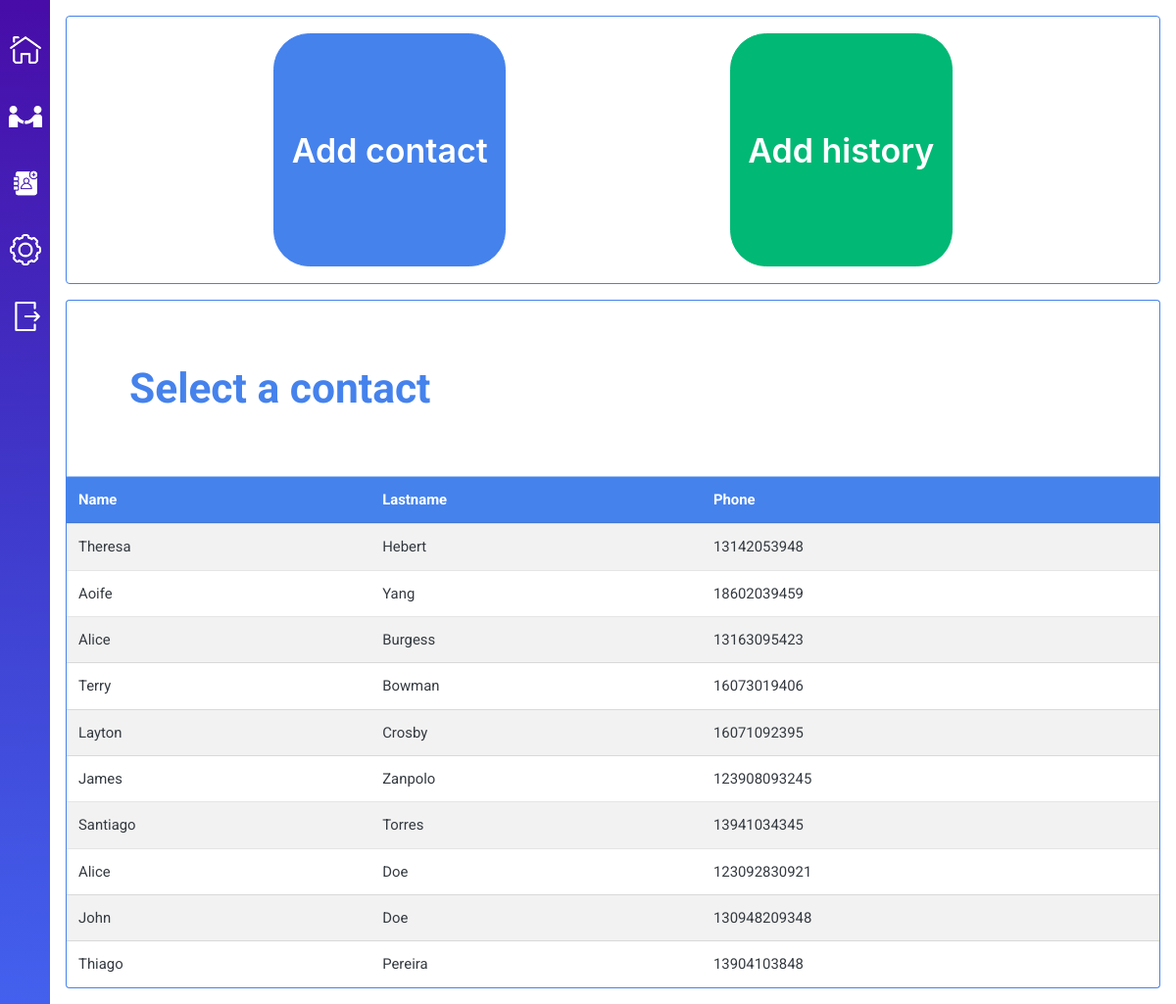
The page /contacts (signed in) on the database its author committed.
### tables this page shows
CREATE TABLE contacts (
	'contact_id' INTEGER PRIMARY KEY AUTOINCREMENT NOT NULL,
	'name' TEXT NOT NULL,
	'lastname' TEXT,
	'phone' INTEGER,
	'user_id' INTEGER NOT NULL,
	FOREIGN KEY(user_id) REFERENCES users(user_id)
);

### application.py (the view)
@app.route("/contacts")
@login_required
def contacts():
    check = db.session.query(Contacts).filter_by(user_id=session["user_id"]).first()
    if not check:
        return render_template("contacts.html")
    query = db.session.query(Contacts).filter_by(user_id=session["user_id"])
    return render_template("contacts.html", tabledata=query)

### application.py (called while the page is built)
@app.after_request
def after_request(response):
    response.headers["Cache-Control"] = "no-cache, no-store, must-revalidate"
    response.headers["Expires"] = 0
    response.headers["Pragma"] = "no-cache"
    return response

### utilities.py (called while the page is built)
def login_required(f):
    @wraps(f)
    def decorated_function(*args, **kwargs):
        if session.get("user_id") is None:
            flash("You must login first!", "warning") # Give user feedback
            return redirect("/")
        return f(*args, **kwargs)
    return decorated_function

### templates/contacts.html (shortened to what this page needs)
{% extends "dashboard.html" %}
{% block dashboard %}
    <div class="button-wrapper border border-primary rounded mb-3">
        <button class="btn btn-primary add-btn" id="btn-addcontact">Add contact</button>
        {% if tabledata %}
            <button class="btn btn-success add-btn" id="btn-addhistory">Add history</button>
        {% else %}
            <button class="btn btn-success add-btn" id="btn-addhistory" disabled title="You must add/select a contact first">Add history</button>
        {% endif %}
    </div>
    <div class="border border-bottom-0 border-primary rounded-top p-3">
    {% if tabledata %}
        <h1 class="m-5 text-primary">Select a contact</h1>
    {% else %}
        <h1 class="m-5 text-primary">You must add a contact to proceed</h1>
    {% endif %}
    </div>
    <div class="table-wrapper border border-primary border-top-0 rounded-bottom">
        <table class="table table-hover table-striped mb-0">
            <thead class="table-primary">
                <tr>
                    <th scope="col">Name</th>
                    <th scope="col">Lastname</th>
                    <th scope="col">Phone</th>
                </tr>
            </thead>
            <tbody class="cursor-table" title="Click in a row to select a contact">
                {% if tabledata %}
                    {% for item in tabledata %}
                        <tr>
                            <td class="d-none">{{ item.__dict__["contact_id"] }}</td><td>{{ item.__dict__["name"] }}</td><td>{{ item.__dict__["lastname"] }}</td><td>{{ item.__dict__["phone"] }}</td>
                        </tr>
                    {% endfor %}
                {% else %}
                    <tr>
                        <td colspan="5" class="text-center">You have no contacts.</td>
                    </tr>
                {% endif %}
            </tbody>
        </table>
    </div>
{% endblock %}

### static/css/styles.css (style rules this page uses)
body, p { font-family: 'Roboto', 'Lato', sans-serif; }
tbody.cursor-table { cursor: pointer; }
.table-wrapper { overflow-x: auto; }
.button-wrapper { display: flex; justify-content: space-evenly; flex-direction: row; }
.add-btn { height: 7em; font-size: 2em; font-weight: 600; margin: 0.5em; }

### rows shown on the page
contacts: __dict__.name "Theresa", __dict__.lastname "Hebert", __dict__.phone "13142053948"
contacts: __dict__.name "Aoife", __dict__.lastname "Yang", __dict__.phone "18602039459"
contacts: __dict__.name "Alice", __dict__.lastname "Burgess", __dict__.phone "13163095423"
contacts: __dict__.name "Terry", __dict__.lastname "Bowman", __dict__.phone "16073019406"
contacts: __dict__.name "Layton", __dict__.lastname "Crosby", __dict__.phone "16071092395"
contacts: __dict__.name "James", __dict__.lastname "Zanpolo", __dict__.phone "123908093245"
contacts: __dict__.name "Santiago", __dict__.lastname "Torres", __dict__.phone "13941034345"
contacts: __dict__.name "Alice", __dict__.lastname "Doe", __dict__.phone "123092830921"
contacts: __dict__.name "John", __dict__.lastname "Doe", __dict__.phone "130948209348"
contacts: __dict__.name "Thiago", __dict__.lastname "Pereira", __dict__.phone "13904103848"
